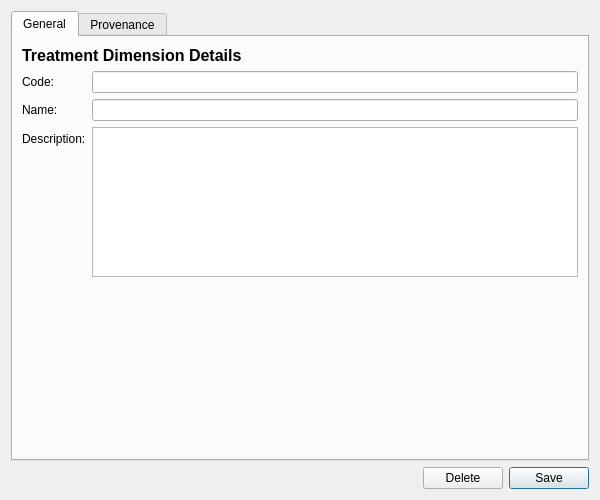
<?xml version="1.0" encoding="UTF-8"?>
<ui version="4.0">
 <class>TreatmentDimensionDetailDialog</class>
 <widget class="QWidget" name="TreatmentDimensionDetailDialog">
  <property name="geometry">
   <rect>
    <x>0</x>
    <y>0</y>
    <width>600</width>
    <height>500</height>
   </rect>
  </property>
  <property name="minimumSize">
   <size>
    <width>600</width>
    <height>500</height>
   </size>
  </property>
  <property name="windowTitle">
   <string>Treatment Dimension</string>
  </property>
  <layout class="QVBoxLayout" name="verticalLayout">
   <item>
    <widget class="QTabWidget" name="tabWidget">
     <property name="currentIndex">
      <number>0</number>
     </property>
     <widget class="QWidget" name="generalTab">
      <attribute name="title">
       <string>General</string>
      </attribute>
      <layout class="QVBoxLayout" name="generalLayout">
       <item>
        <widget class="QLabel" name="titleLabel">
         <property name="font">
          <font>
           <pointsize>12</pointsize>
           <bold>true</bold>
          </font>
         </property>
         <property name="text">
          <string>Treatment Dimension Details</string>
         </property>
        </widget>
       </item>
       <item>
        <layout class="QFormLayout" name="formLayout">
         <item row="0" column="0">
          <widget class="QLabel" name="codeLabel">
           <property name="text">
            <string>Code:</string>
           </property>
          </widget>
         </item>
         <item row="0" column="1">
          <widget class="QLineEdit" name="codeEdit">
           <property name="maxLength">
            <number>50</number>
           </property>
          </widget>
         </item>
         <item row="1" column="0">
          <widget class="QLabel" name="nameLabel">
           <property name="text">
            <string>Name:</string>
           </property>
          </widget>
         </item>
         <item row="1" column="1">
          <widget class="QLineEdit" name="nameEdit">
           <property name="maxLength">
            <number>255</number>
           </property>
          </widget>
         </item>
         <item row="2" column="0">
          <widget class="QLabel" name="descriptionLabel">
           <property name="text">
            <string>Description:</string>
           </property>
          </widget>
         </item>
         <item row="2" column="1">
          <widget class="QPlainTextEdit" name="descriptionEdit">
           <property name="minimumSize">
            <size>
             <width>0</width>
             <height>80</height>
            </size>
           </property>
           <property name="maximumSize">
            <size>
             <width>16777215</width>
             <height>150</height>
            </size>
           </property>
          </widget>
         </item>
        </layout>
       </item>
       <item>
        <spacer name="verticalSpacer">
         <property name="orientation">
          <enum>Qt::Vertical</enum>
         </property>
         <property name="sizeHint" stdset="0">
          <size>
           <width>20</width>
           <height>40</height>
          </size>
         </property>
        </spacer>
       </item>
      </layout>
     </widget>
     <widget class="QWidget" name="provenanceTab">
      <attribute name="title">
       <string>Provenance</string>
      </attribute>
      <layout class="QVBoxLayout" name="provenanceTabLayout">
       <item>
        <widget class="ores::qt::ProvenanceWidget" name="provenanceWidget" native="true"/>
       </item>
      </layout>
     </widget>
    </widget>
   </item>
   <item>
    <layout class="QHBoxLayout" name="buttonLayout">
     <item>
      <spacer name="horizontalSpacer">
       <property name="orientation">
        <enum>Qt::Horizontal</enum>
       </property>
       <property name="sizeHint" stdset="0">
        <size>
         <width>40</width>
         <height>20</height>
        </size>
       </property>
      </spacer>
     </item>
     <item>
      <widget class="QPushButton" name="deleteButton">
       <property name="text">
        <string>Delete</string>
       </property>
      </widget>
     </item>
     <item>
      <widget class="QPushButton" name="saveButton">
       <property name="text">
        <string>Save</string>
       </property>
       <property name="default">
        <bool>true</bool>
       </property>
      </widget>
     </item>
    </layout>
   </item>
  </layout>
 </widget>
 <customwidgets>
  <customwidget>
   <class>ores::qt::ProvenanceWidget</class>
   <extends>QWidget</extends>
   <header>ores.qt/ProvenanceWidget.hpp</header>
  </customwidget>
 </customwidgets>
 <resources/>
 <connections/>
</ui>
